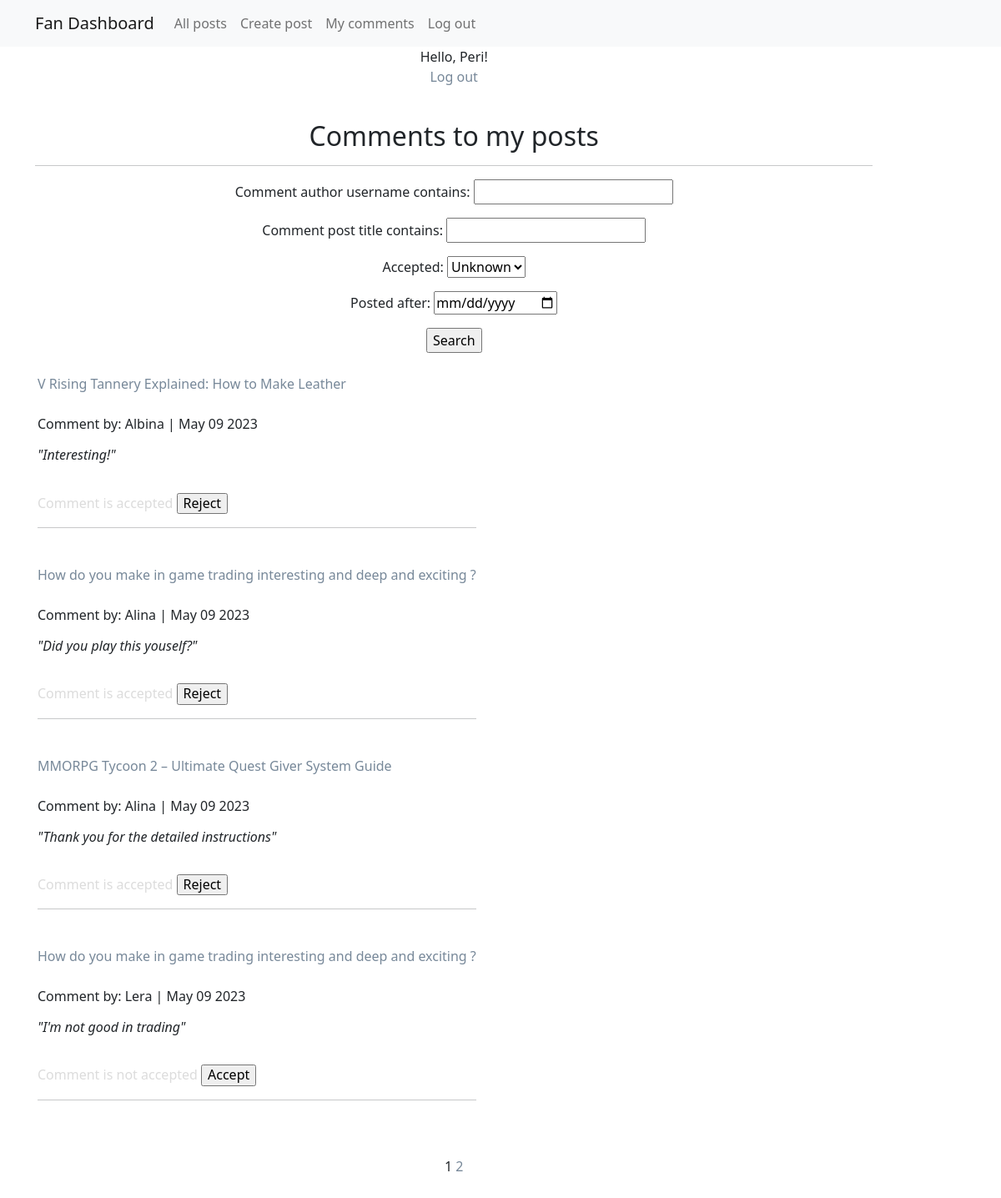
The app's page /mycomments/ (signed in) with its own data.
### posts/models.py (models this page shows, shortened)
class Comment(models.Model):
    comment_author = models.ForeignKey(User, on_delete=models.CASCADE)
    comment_text = models.TextField()
    comment_post = models.ForeignKey(Post, on_delete=models.CASCADE)
    comment_dateCreation = models.DateTimeField(auto_now_add=True)
    accepted = models.BooleanField(default=False)
    class Meta:
        ordering = ['id']

class Post(models.Model):
    author = models.ForeignKey(User, on_delete=models.CASCADE, verbose_name='author')
    category = models.CharField(max_length=28, choices=CATEGORIES, default='Tanks', verbose_name='category')
    dateCreation = models.DateTimeField(auto_now_add=True)
    title = models.CharField(max_length=128, verbose_name=pgettext_lazy('post title', 'title'))
    text = RichTextField()
    class Meta:
        ordering = ['id']

### posts/views.py (the view, shortened to what this page needs)
# urls.py: path('mycomments/', CommentsList.as_view(), name='mycomments'),
class CommentsList(LoginRequiredMixin, ListView):
    model = Comment
    template_name = 'mycomments.html'
    context_object_name = 'mycomments'
    ordering = '-comment_dateCreation'
    paginate_by = 4
    def get_context_data(self, **kwargs):
        context = super().get_context_data(**kwargs)
        context['filterset'] = self.filterset
        return context
    def get_queryset(self):
        comments = Comment.objects.filter(comment_post__author=self.request.user)
        self.filterset = CommentFilter(self.request.GET, queryset=comments)
        return self.filterset.qs

### posts/templatetags/custom_tags.py (called while the page is built)
@register.simple_tag(takes_context=True)
def url_replace(context, **kwargs):
    d = context['request'].GET.copy()
    for k, v in kwargs.items():
       d[k] = v
    return d.urlencode()

### templates/mycomments.html (shortened to what this page needs)
{% extends 'flatpages/default.html' %}
{% block content %}
<div style="display: flex">
    <div style="flex-basis: 90%">
        {% if user.is_authenticated %}
        Hello, {{ request.user.username }}!
        <p><a href="{% url 'logout' %}" style="text-decoration: none; color: #778899;">Log out</a></p>
        {% else %}
        <p><a href="{% url 'login' %}" style="text-decoration: none; color: #778899;">Log in</a></p>
        {% endif %}
        <br>
        <h2>Comments to my posts</h2>
        <hr>
{% if mycomments %}
       <form action="" method="get">
           {{ filterset.form.as_p }}
           <input type="submit" value="Search" />
       </form>
    <br>
    <table style="margin-right: auto; margin-right: auto;">
    {% for comment in mycomments %}
    <tr>
        <td>
            <td style="text-align: justify">
            <a href="http://127.0.0.1:8000/post/{{ comment.comment_post.id }}" style="text-decoration: none; color: #778899;">{{ comment.comment_post.title }}</a>
            <br><br>
            <p style="text-align: justify">Comment by: {{ comment.comment_author|truncatewords:25 }}
            | {{ comment.comment_dateCreation|date:'M d Y' }}
            <h6 style="text-align: justify">
                <i>"{{ comment.comment_text }}"</i></p>
                <br>
{% if not comment.accepted %}
    <form method="POST">
        <label style="text-decoration: none; color: #DCDCDC;"> Comment is not accepted </label>
        <input type="submit" value='Accept'>
    </form>
{% else %}
    <form method="POST">
        <label style="text-decoration: none; color: #DCDCDC;"> Comment is accepted </label>
        <input type="submit" value="Reject">
    </form>
{% endif %}
            <hr>
        </td>
    </tr>
    <tr>
        <td>
            <br>
        </td>
    </tr>
    {% endfor %}
    </table>
{% else %}
    <h3>No comments</h3>
        <br><br>
        <a class="btn btn-secondary" onClick="javascript:history.go(-1);" role="button">Back</a>
{% endif %}
        <br>
{% if mycomments %}
{% include 'inc/pagination.html' %}
{% endif %}
{% endblock content %}

### templates/flatpages/default.html (shortened to what this page needs)
<!DOCTYPE html>
<html lang="en">
    <head>
        {% load static %}
        <link href="{% static 'css/styles.css' %}" rel="stylesheet" />
    </head>
    <body>
        <nav class="navbar navbar-expand-lg navbar-light bg-light static-top">
           <div class="container">
               <a class="navbar-brand" href="/">Fan Dashboard</a>
               <div class="collapse navbar-collapse" id="navbarResponsive">
                   <ul class="navbar-nav ml-auto">
                       <li class="nav-item active">
                           <a class="nav-link" href="/">All posts</a>
                       </li>
                       {% if user.is_authenticated %}
                       <li class="nav-item">
                           <a class="nav-link" href="/createpost">Create post</a>
                       </li>
                       <li class="nav-item">
                           <a class="nav-link" href="/mycomments">My comments</a>
                       </li>
                       {% endif %}
                       {% if user.is_authenticated %}
                       <li class="nav-item">
                           <a class="nav-link" href="{% url 'logout' %}">Log out</a>
                       </li>
                       {% endif %}
                   </ul>
               </div>
           </div>
        </nav>
        <div class="container">
           <div class="row">
               <div class="col-lg-12 text-center">
                   {% block content %}{% endblock content %}
               </div>
           </div>
        </div>
    </body>
</html>

### templates/inc/pagination.html (shortened to what this page needs)
{% load custom_tags %}
   {{ page_obj.number }}
   {% if page_obj.has_next %}
       <a href="?{% url_replace page=page_obj.next_page_number %}" style="text-decoration: none; color: #778899;">{{ page_obj.next_page_number }}</a>
   {% endif %}
<br><br>
<br><br>

### records on screen
Comment: comment_post "V Rising Tannery Explained: How to Make Leather", comment_author "Albina", comment_dateCreation "May 09 2023", comment_text "Interesting!"
Comment: comment_post "How do you make in game trading interesting and deep and exciting ?", comment_author "Alina", comment_dateCreation "May 09 2023", comment_text "Did you play this youself?"
Comment: comment_post "MMORPG Tycoon 2 – Ultimate Quest Giver System Guide", comment_author "Alina", comment_dateCreation "May 09 2023", comment_text "Thank you for the detailed instructions"
Comment: comment_post "How do you make in game trading interesting and deep and exciting ?", comment_author "Lera", comment_dateCreation "May 09 2023", comment_text "I'm not good in trading"

### other values on screen
{{ request.user.username }} "Peri"
{{ page_obj.number }} "1"
{{ page_obj.next_page_number }} "2"
